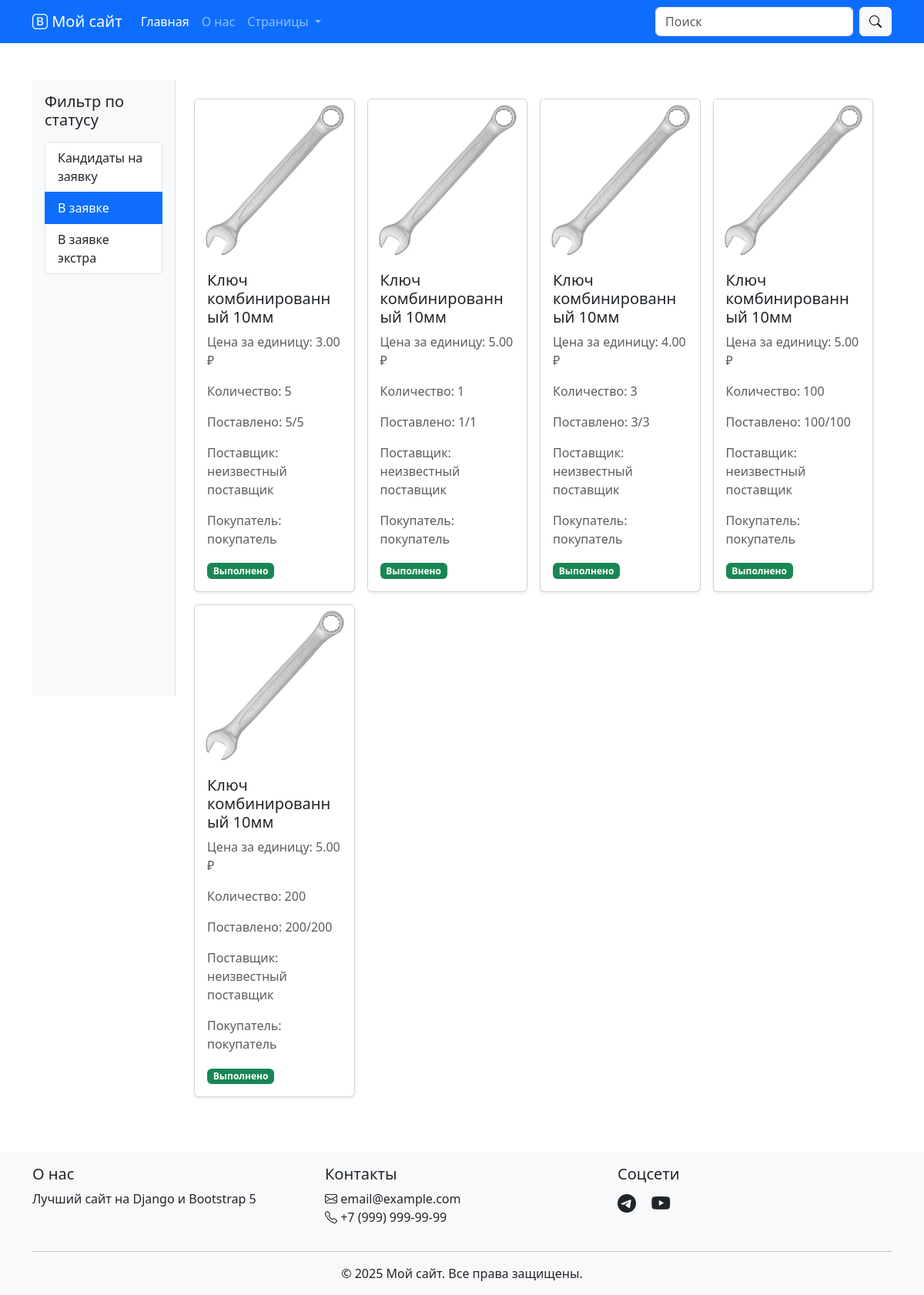
The page /request/?status=in_request on the database its author committed.
### request/models.py (models this page shows, shortened)
class RequestItem(models.Model):
    request = models.ForeignKey(Request, on_delete=models.CASCADE, related_name='items', verbose_name=_('Заявка'))
    delivered_quantity = models.PositiveIntegerField(_('Поставлено'), default=0, help_text=_('Количество уже поставленных единиц'))
    is_completed = models.BooleanField(_('Выполнено'), default=False, help_text=_('Заявка полностью выполнена'))
    product = models.ForeignKey(Product, on_delete=models.PROTECT, related_name='request_items', verbose_name=_('Товар'))
    quantity = models.PositiveIntegerField(_('Количество'), default=1)
    price_per_unit = models.DecimalField(_('Цена за единицу'), max_digits=10, decimal_places=2, default=0)
    supplier = models.CharField(_('Поставщик'), max_length=255, default='неизвестный поставщик')
    customer = models.CharField(_('Покупатель'), max_length=255, default='покупатель')
    @property
    def delivery_progress(self):
        return f"{self.delivered_quantity}/{self.quantity}"

### goods/models.py (models this page shows, shortened)
class Product(models.Model):
    code = models.CharField(
        max_length=100,
        unique=True,
        verbose_name='Код товара'
    )
    name = models.CharField(
        max_length=255,
        verbose_name='Название товара'
    )
    description = models.TextField(
        verbose_name='Описание товара',
        blank=True,
        null=True
    )
    category = models.ForeignKey(
        Category,
        on_delete=models.SET_NULL,
        related_name='products',
        verbose_name='Категория',
        blank=True,
        null=True
    )
    created_at = models.DateTimeField(
        default=timezone.now,
        verbose_name='Дата создания'
    )
    updated_at = models.DateTimeField(
        auto_now=True,
        verbose_name='Дата последнего обновления'
    )
    class Meta:
        app_label = 'goods'
        verbose_name = 'Товар'
        verbose_name_plural = 'Товары'
        ordering = ['name']
    @property
    def main_image(self):
        return self.product_images.filter(is_main=True).first()

### files/models.py (models this page shows, shortened)
class ProductImage(models.Model):
    product = models.ForeignKey(
        'goods.Product',
        on_delete=models.CASCADE,
        related_name='product_images',
        verbose_name='Товар'
    )
    image = models.ImageField(
        upload_to=product_image_upload_path,
        verbose_name='Изображение'
    )
    code = models.CharField(
        max_length=100,
        verbose_name='Код изображения',
        help_text='Должен совпадать с кодом товара'
    )
    is_main = models.BooleanField(
        default=False,
        verbose_name='Главное изображение'
    )
    created_at = models.DateTimeField(
        auto_now_add=True,
        verbose_name='Дата создания'
    )
    class Meta:
        app_label = 'files'
        verbose_name = 'Изображение товара'
        verbose_name_plural = 'Изображения товаров'
        ordering = ['-is_main', 'created_at']

### request/views.py (the view)
# urls.py: path('', views.requests_view, name='requests_list'),
def requests_view(request):
    status = request.GET.get('status', 'candidate')  # по умолчанию показываем кандидатов
    items = RequestItem.objects.filter(request__status=status).select_related('product', 'request')
    context = {
        'request_items': items,
        'status': status,
    }
    return render(request, 'store/requests.html', context)

### store/templates/store/requests.html (shortened to what this page needs)
{% extends 'store/base.html' %}
{% load static %}
{% block content %}
<div class="container-fluid">
    <div class="row">
        <aside class="col-md-3 col-lg-2 bg-light p-3 border-end vh-100">
            <h5 class="mb-3">Фильтр по статусу</h5>
            <div class="list-group">
                <a href="{% url 'request:requests_list' %}?status=candidate" class="list-group-item list-group-item-action {% if status == 'candidate' %}active{% endif %}">
                    Кандидаты на заявку
                </a>
                <a href="{% url 'request:requests_list' %}?status=in_request" class="list-group-item list-group-item-action {% if status == 'in_request' %}active{% endif %}">
                    В заявке
                </a>
                <a href="{% url 'request:requests_list' %}?status=extra" class="list-group-item list-group-item-action {% if status == 'extra' %}active{% endif %}">
                    В заявке экстра
                </a>
            </div>
        </aside>
        <main class="col-md-9 col-lg-10 p-4">
            <div class="row g-3" id="request-list">
                {% for item in request_items %}
                <div class="col-md-4 col-lg-3" id="request-item-{{ item.id }}">
                    <div class="card h-100 shadow-sm">
                        {% if item.product.main_image %}
                            <img src="{{ item.product.main_image.image.url }}" class="card-img-top" alt="{{ item.product.name }}">
                        {% else %}
                            <img src="{% static 'images/no-image.png' %}" class="card-img-top" alt="{{ item.product.name }}">
                        {% endif %}
                        <div class="card-body">
                            <h5 class="card-title">{{ item.product.name }}</h5>
                            <p class="card-text text-muted">Цена за единицу: {{ item.price_per_unit }} ₽</p>
                            <p class="card-text text-muted">Количество: {{ item.quantity }}</p>
                            <p class="card-text text-muted">Поставлено: {{ item.delivery_progress }}</p>
                            <p class="card-text text-muted">Поставщик: {{ item.supplier }}</p>
                            <p class="card-text text-muted">Покупатель: {{ item.customer }}</p>
                            <span class="badge {% if item.is_completed %}bg-success{% else %}bg-secondary{% endif %}">
                                {% if item.is_completed %}Выполнено{% else %}Не выполнено{% endif %}
                            </span>
                        </div>
                    </div>
                </div>
                {% empty %}
                <div class="col-12">
                    <div class="alert alert-warning">Нет заявок с выбранным статусом</div>
                </div>
                {% endfor %}
            </div>
        </main>
    </div>
</div>
{% endblock %}

### store/templates/store/includes/head.html (style rules this page uses)
body { padding-top: 56px; }

### rows shown on the page
RequestItem: product.main_image.image (picture), product.name "Ключ комбинированный 10мм", price_per_unit "3.00", quantity "5", delivery_progress "5/5", supplier "неизвестный поставщик", customer "покупатель", is_completed "Выполнено"
RequestItem: product.main_image.image (picture), product.name "Ключ комбинированный 10мм", price_per_unit "5.00", quantity "1", delivery_progress "1/1", supplier "неизвестный поставщик", customer "покупатель", is_completed "Выполнено"
RequestItem: product.main_image.image (picture), product.name "Ключ комбинированный 10мм", price_per_unit "4.00", quantity "3", delivery_progress "3/3", supplier "неизвестный поставщик", customer "покупатель", is_completed "Выполнено"
RequestItem: product.main_image.image (picture), product.name "Ключ комбинированный 10мм", price_per_unit "5.00", quantity "100", delivery_progress "100/100", supplier "неизвестный поставщик", customer "покупатель", is_completed "Выполнено"
RequestItem: product.main_image.image (picture), product.name "Ключ комбинированный 10мм", price_per_unit "5.00", quantity "200", delivery_progress "200/200", supplier "неизвестный поставщик", customer "покупатель", is_completed "Выполнено"
